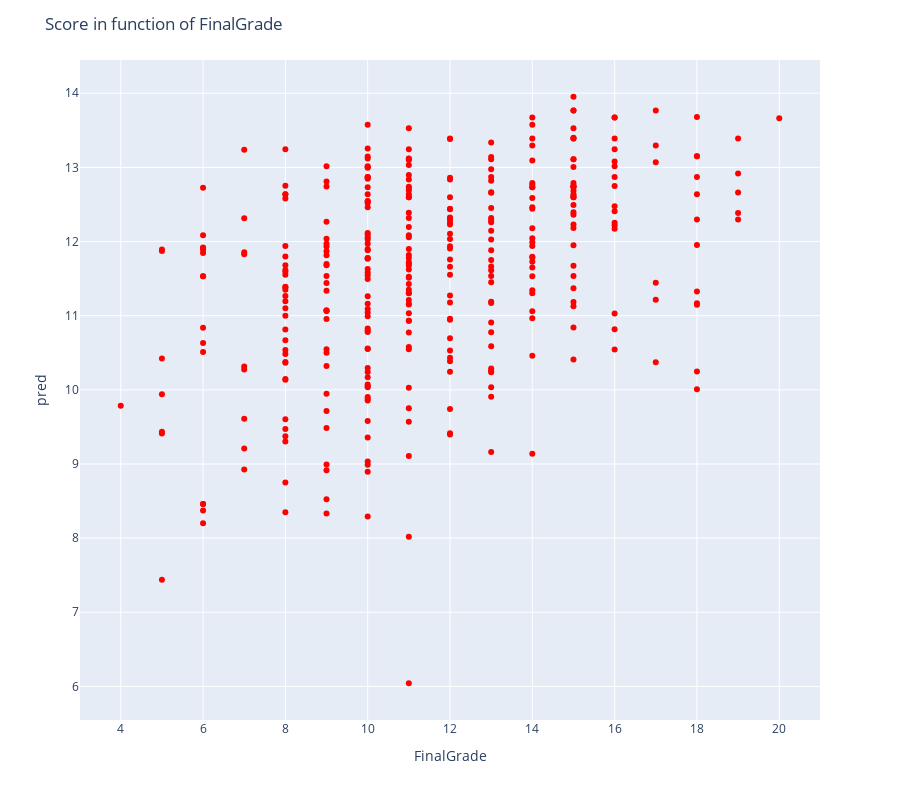

Here is the notebook cell this chart was saved with:
### Code cell
fig = px.scatter(df_tot, x="FinalGrade", y="pred", hover_name = "Full_Name", 
)
fig.update_traces(textposition='top center', marker= dict(color = 'red'))
fig.update_layout(
    height=800,
    title_text='Score in function of FinalGrade',
)

### Figure 1 — Plotly figure (JSON) as saved in the notebook; plotly's stock layout.template omitted (floating-point values rounded to 4 significant figures; data arrays with more than 128 entries replaced by an {"elided": "..."} marker saying what was removed)
{"data": [{"hovertemplate": "<b>%{hovertext}</b><br><br>FinalGrade=%{x}<br>pred=%{y}<extra></extra>", "hovertext": {"elided": "357 str values"}, "legendgroup": "", "marker": {"color": "red", "symbol": "circle"}, "mode": "markers", "name": "", "orientation": "v", "showlegend": false, "textposition": "top center", "type": "scatter", "x": {"elided": "357 int values"}, "xaxis": "x", "y": {"elided": "357 float values"}, "yaxis": "y"}], "layout": {"height": 800, "legend": {"tracegroupgap": 0}, "margin": {"t": 60}, "title": {"text": "Score in function of FinalGrade"}, "xaxis": {"anchor": "y", "domain": [0, 1], "title": {"text": "FinalGrade"}}, "yaxis": {"anchor": "x", "domain": [0, 1], "title": {"text": "pred"}}}}
